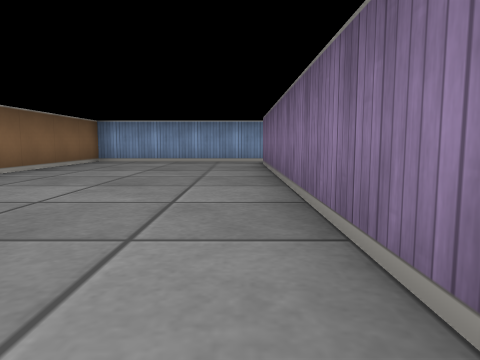
View 1 (above)

13 first-person views from a walk through a cub3D ray-caster map. The camera is about half as high as the walls, tilts 6° down and sees 70° across. The floor is counted in squares. Each view is taken from the middle of a square. On the plan, view 1 faces up. The plan holds only what a view shows up to about 9 squares ahead; the rest is blank.

View 2
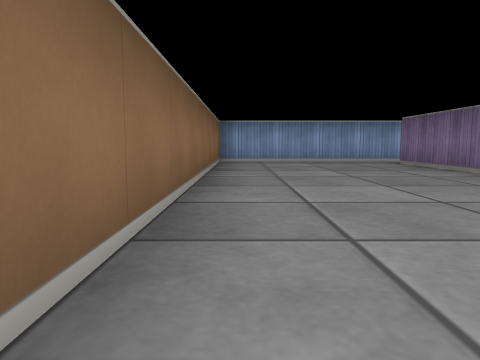

View 3
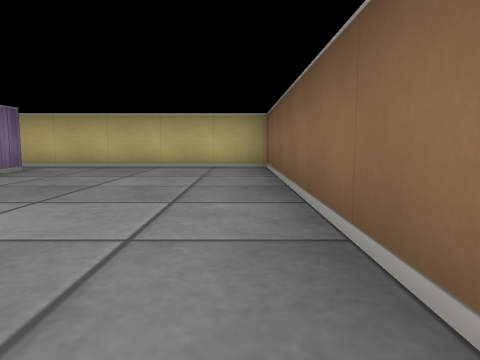

View 4
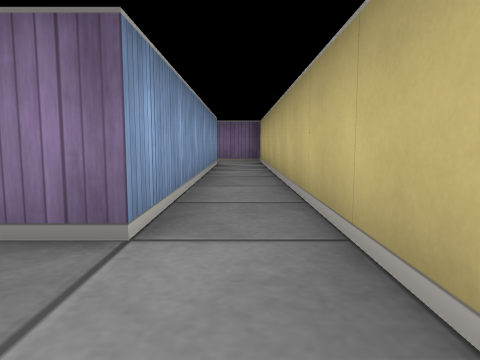

View 5
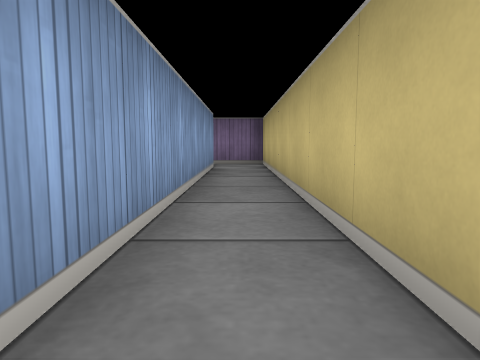

View 6
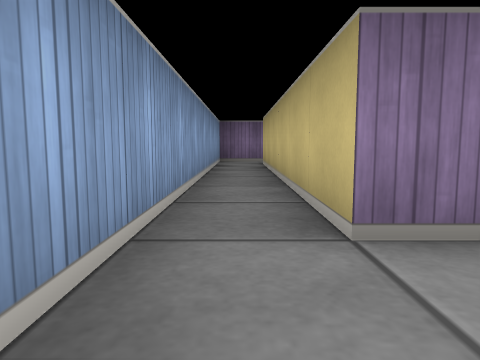

View 7
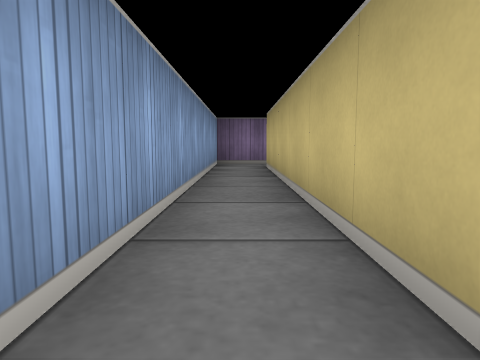

View 8
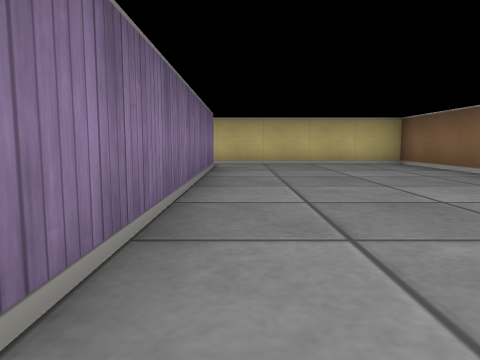

View 9
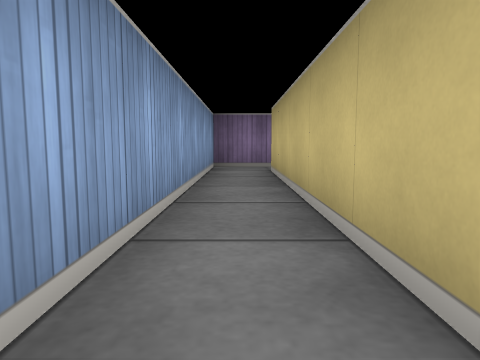

View 10
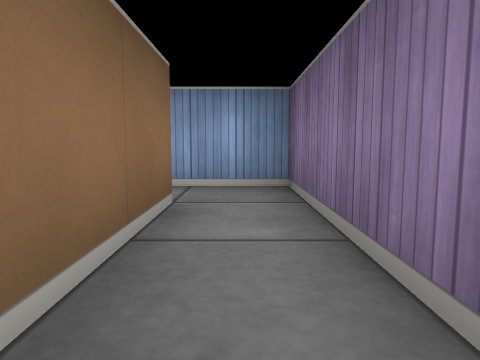

View 11
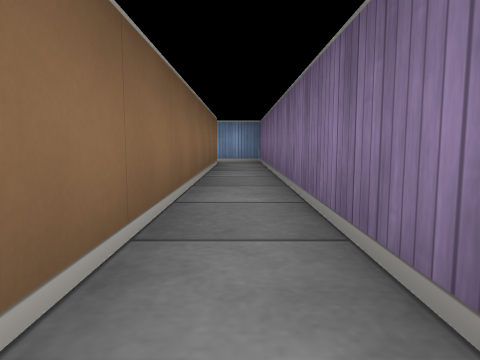

View 12
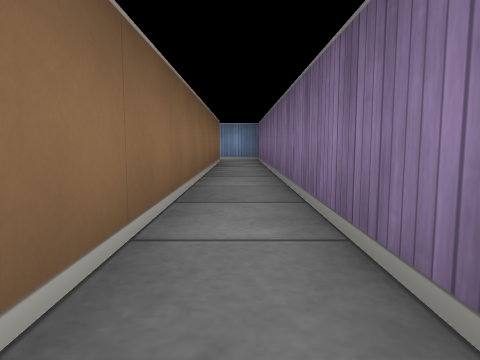

View 13
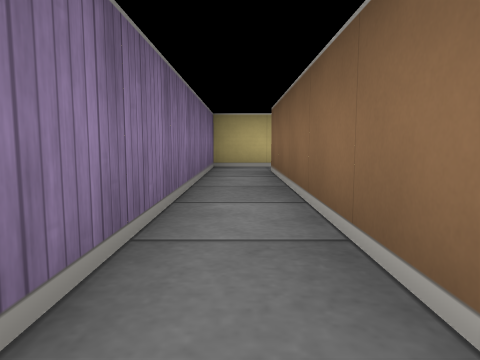

### Floor plan
Points are (right, up) in squares from view 1. A wall is a line through its corners. A room is listed if a view was taken in it or the views show most of it. See-through windows are left out.
Room 1 (views 1, 2, 3, 4, 5, 6, 7, 8, 9)
walls: (6.5, -0.5) (0.5, -0.5) (0.5, 7.5) (6.5, 7.5); (6.5, 8.5) (-3.5, 8.5) (-3.5, -1.5) (6.5, -1.5)
ways out: opening at (7, -1) to room 2; opening at (7, 8) to room 2
Room 2 (views 10, 11, 12, 13)
walls: (6.5, 7.5) (6.5, -0.5); (6.5, -1.5) (7.5, -1.5) (7.5, 8.5) (6.5, 8.5)
ways out: opening at (7, -1) to room 1; opening at (7, 8) to room 1

Positions as (right, up) in squares from view 1, and headings:
1: (0, 0), facing up
2: (-3, 0), facing up
3: (-3, 5), facing down
4: (-1, -1), facing right
5: (0, -1), facing right
6: (-1, 8), facing right
7: (0, 8), facing right
8: (0, 6), facing down
9: (1, 8), facing right
10: (7, 5), facing up
11: (7, 0), facing up
12: (7, -1), facing up
13: (7, 5), facing down
